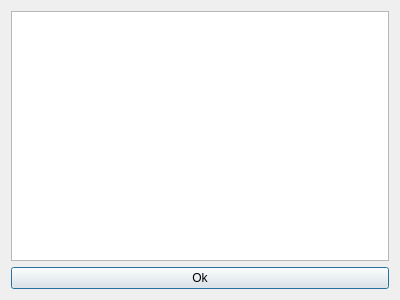
<?xml version="1.0" encoding="UTF-8"?>
<ui version="4.0">
 <class>ViewStockDialog</class>
 <widget class="QDialog" name="ViewStockDialog">
  <property name="geometry">
   <rect>
    <x>0</x>
    <y>0</y>
    <width>400</width>
    <height>300</height>
   </rect>
  </property>
  <property name="windowTitle">
   <string>Stock</string>
  </property>
  <layout class="QGridLayout" name="gridLayout">
   <item row="0" column="0">
    <widget class="QTableWidget" name="tabel_widget_stock"/>
   </item>
   <item row="1" column="0">
    <widget class="QPushButton" name="btn_ok">
     <property name="text">
      <string>Ok</string>
     </property>
    </widget>
   </item>
  </layout>
 </widget>
 <resources/>
 <connections/>
</ui>
